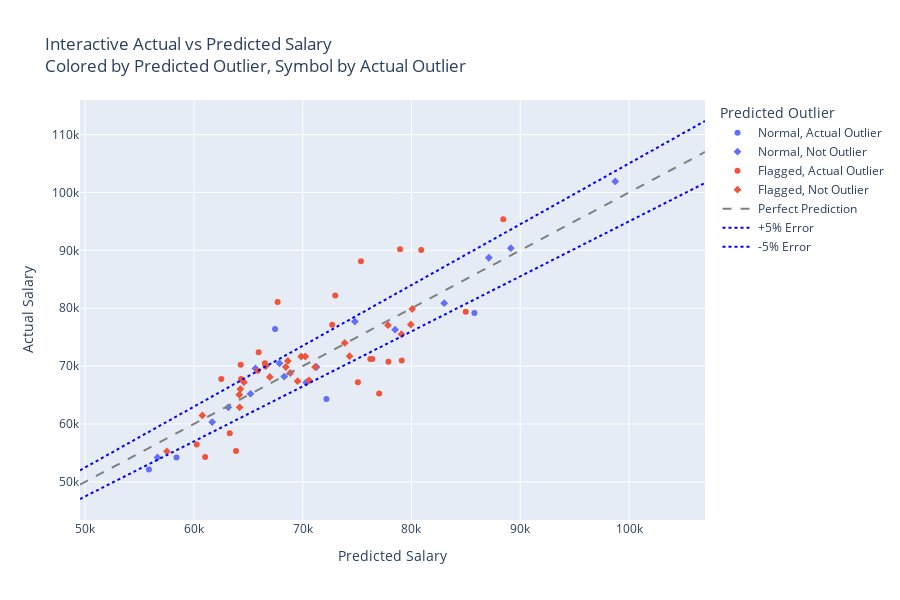

The notebook cell saved with this chart:
### Code cell
import plotly.express as px
import numpy as np

# Calculate residual info (if not already done)
df["Residual"] = df["25-26 Salary"] - df["Prediction_from_clean_model"]
df["Residual %"] = df["Residual"] / df["25-26 Salary"]
df["Residual % (abs)"] = df["Residual %"].abs() * 100  # for display
df["Outlier_Pred_Label"] = df["Outlier_Pred"].map({True: "Flagged", False: "Normal"})
df["Outlier_True_Label"] = df["Outlier_Flag"].map({True: "Actual Outlier", False: "Not Outlier"})

# Optional: dummy label for anonymity
df["Label"] = df.index.astype(str)

# Base plot
fig = px.scatter(
    df,
    x="Prediction_from_clean_model",
    y="25-26 Salary",
    color="Outlier_Pred_Label",
    symbol="Outlier_True_Label",
    hover_data={
        "Label": True,
        "25-26 Salary": True,
        "Prediction_from_clean_model": True,
        "Residual": ":.0f",
        "Residual % (abs)": ":.1f",
        "Outlier_Pred_Label": False,
        "Outlier_True_Label": False,
    },
    labels={
        "Prediction_from_clean_model": "Predicted Salary",
        "25-26 Salary": "Actual Salary"
    },
    title="Interactive Actual vs Predicted Salary<br>Colored by Predicted Outlier, Symbol by Actual Outlier"
)

# Add ±5% error lines
lims = [
    min(df["25-26 Salary"].min(), df["Prediction_from_clean_model"].min()) * 0.95,
    max(df["25-26 Salary"].max(), df["Prediction_from_clean_model"].max()) * 1.05,
]
x_vals = np.linspace(lims[0], lims[1], 100)

fig.add_scatter(
    x=x_vals, y=x_vals,
    mode='lines', line=dict(dash='dash', color='gray'),
    name='Perfect Prediction'
)
fig.add_scatter(
    x=x_vals, y=x_vals * 1.05,
    mode='lines', line=dict(dash='dot', color='blue'),
    name='+5% Error'
)
fig.add_scatter(
    x=x_vals, y=x_vals * 0.95,
    mode='lines', line=dict(dash='dot', color='blue'),
    name='-5% Error'
)

# Final layout
fig.update_layout(
    xaxis_title="Predicted Salary",
    yaxis_title="Actual Salary",
    legend_title="Predicted Outlier",
    width=900,
    height=600
)

fig.show()
